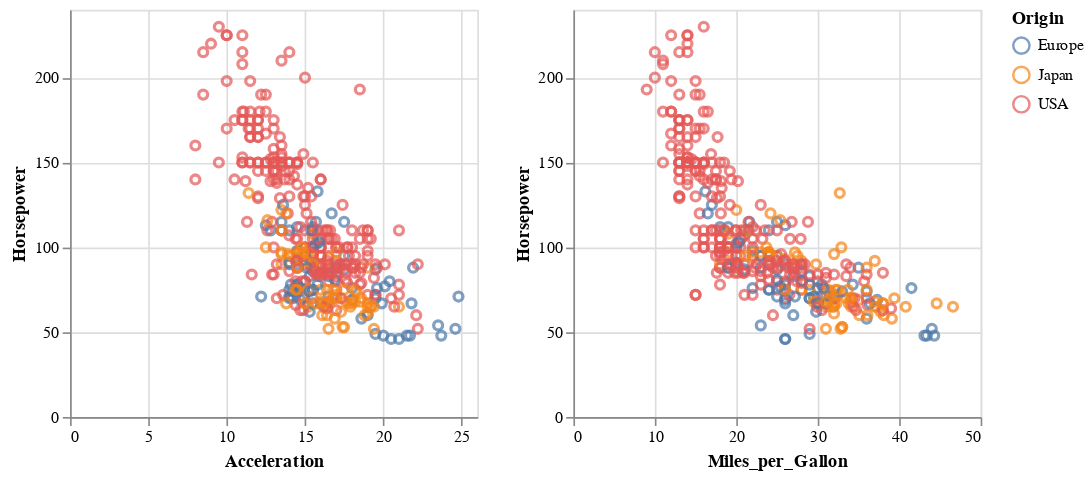

Notebook source saved alongside this figure:
### Code cell
brush = alt.selection_interval()

chart = alt.Chart(source).mark_point().encode(
    y='Horsepower:Q',
    color=alt.condition(brush, 'Origin:N', alt.value('lightgray'))
).properties(
    width=250,
    height=250
).add_selection(
    brush
)

chart.encode(x='Acceleration:Q') | chart.encode(x='Miles_per_Gallon:Q')

### Figure 1 — Vega-Lite specification as saved in the notebook (floating-point values rounded to 4 significant figures; data arrays with more than 128 entries replaced by an {"elided": "..."} marker saying what was removed)
{"config": {"view": {"continuousWidth": 400, "continuousHeight": 300}}, "hconcat": [{"mark": "point", "encoding": {"color": {"condition": {"type": "nominal", "field": "Origin", "selection": "selector012"}, "value": "lightgray"}, "x": {"type": "quantitative", "field": "Acceleration"}, "y": {"type": "quantitative", "field": "Horsepower"}}, "height": 250, "selection": {"selector012": {"type": "interval"}}, "width": 250}, {"mark": "point", "encoding": {"color": {"condition": {"type": "nominal", "field": "Origin", "selection": "selector012"}, "value": "lightgray"}, "x": {"type": "quantitative", "field": "Miles_per_Gallon"}, "y": {"type": "quantitative", "field": "Horsepower"}}, "height": 250, "selection": {"selector012": {"type": "interval"}}, "width": 250}], "data": {"name": "data-f02450ab61490a1363517a0190416235"}, "$schema": "https://vega.github.io/schema/vega-lite/v4.8.1.json", "datasets": {"data-f02450ab61490a1363517a0190416235": {"elided": "406 records"}}}
